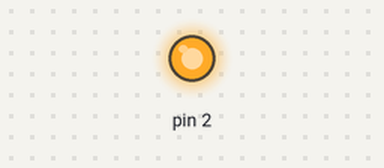
Bench run of a sketch on a simulated Arduino Uno, built with avr-gcc and run on an emulated ATmega328P. Shown: output pins drawn as LEDs (lit = HIGH). What the sketch prints to the serial monitor is not drawn.

Above: at 0.1 s.
Timing chart, 0 to 1.6 s (numbered marks = the images above):
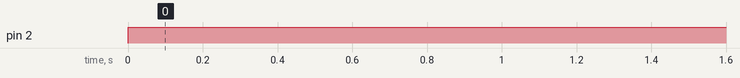

The sketch:

serial.ino
```cpp
void setup()
{
  Serial.begin(115200);
  pinMode(2, OUTPUT);

}

void loop()
{
  Serial.println("Yes");

  digitalWrite(2, HIGH);

}
```

Measured:
- by itself, pin 2: LOW → HIGH at 0.00 s
